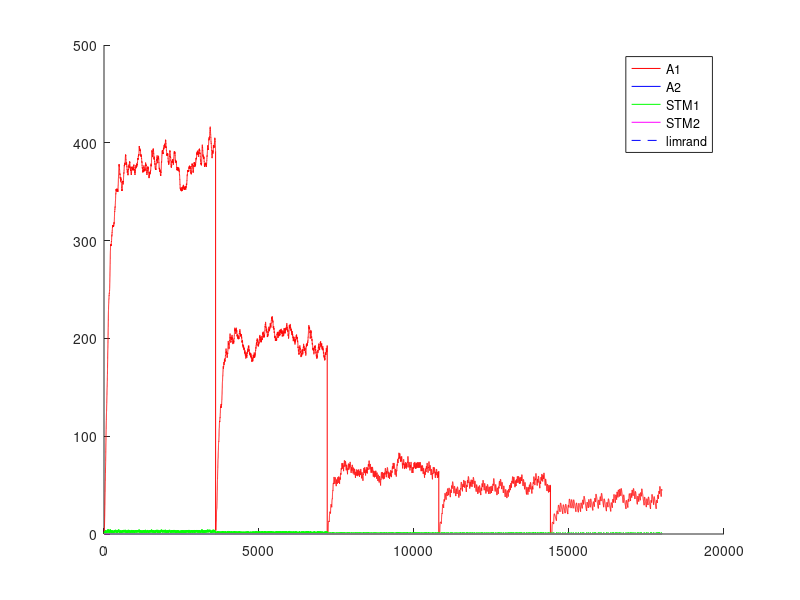

MATLAB code for this plot: (Note: this script raises an error after producing the figure.)
%% Experimento con Variable-Interval - VI - intervalo Variable
%% Existen multiples intancias de palanquelo (cada vez que realiza respuesta decide si realiza otra o no)
%% Luego que transcurre el intervalo, si el animal realiza una respuesta obtiene refuerzo.
%% Un trial dura 3600 segundos.
%% Una sesion 1 o 3 trial (seg´un la dinamica del animal)
%% 5 sesiones por Experimento. Cada sesion es un intervalo diferente.
%% 1 experimento
%% Tiempo para realizar un respuesta 1 segundo
%% 
%% La probabilidad de eleccion se ajusta al nivel de maxima frecuencia de palanqueo
%% 

close all
clc
clear

%% Matriz de pago 0 1 

%%% Se ajusto la apreciacion de las cantidades de refuerzo 
function rf = feel(pellets)
  rf=0;
  if (nargin~=0)
    rf=(12.8*(1-exp(-.25.* pellets.^(2))))+(12.8*(1-exp(-.5.* pellets)));
  else
    error ("Faltan parametros");
  endif
endfunction
%% 
%% 

%% INICIALIZATION
%%%%%% CONSTANTES DE SESIONES
Ntrial  =  1 ;   %% un trial de 3600 segundos
tTrial  =  3600; %% en segundos
tResp   =  1;    %% en segundos
tMuestreo = 0.25;%% en segundos
Nses    =  5 ;
Vi=[5,10,30,40,60]; %% valores medios de intervalos variables
Ntest   =  1;
limrand =  0.138;
saving  =  0.01 ;
%%%%%% CONSTANTES DE DECAIMIENTO
alpha = 1*tMuestreo;
beta  = 0.125*tMuestreo ;
gamma = 0.0067*tMuestreo;%0.025 ; 
delta = 1*tMuestreo;
%%%%%% INICIALIZACION
palanca = zeros(2,1);
Rf_1=0;
Rf_2=0;
A1=zeros(1,Ntest);
A2=zeros(1,Ntest);
stm_1=zeros(2,Ntest);
stm_2=zeros(2,Ntest);
d=1;

sesion = zeros(Nses,1);
trialXsesion = zeros(Nses,Ntrial);
terminal_sesion=zeros(Nses,1);
nb_resp = zeros(Nses,Ntest);
refuerzo = zeros(Nses,Ntest);
%contadorP1=0;
%contadorP2=0;
contadorI=0;

%% CALCULO DE AROUSAL MAXIMO
%% Iteraciones de respuesta refuerzo para encotnrar el STM medio
Nconfig=5; %% Tasa de respuesta de configuracion
%plot([1:0.01:20],(12.8*(1-exp(-.25.* [1:0.01:20].^(2))))+(12.8*(1-exp(-.5.* [1:0.01:20]))),'.k')
R1 = floor(feel(1)); %tiempo de refuezo para R
l1 = Nconfig/tMuestreo; % duracion entre trials
suma = 0; %suma es un valor necesaria para calcular max1 y min1
suma = alpha*R1 %% Refuerzo cada N respuestas
iter=100; %% numero de iteraciones para que converja el stm
max1 = 0; %maximum de stm1
min1 = 0; %minimum de stm1
for i = 1:iter 
  suma = (1-beta)^(Nconfig/tMuestreo)*suma;%% Instantes que decae el stm
  min1=suma;
  suma += alpha*R1; %Refuerzo
  max1=suma;
end
comp=.88;
S1 = (((max1-min1)*(comp*l1))/2)+min1*comp*l1; %calcul de la superficie del triangulo mas la de el rectangulo
stm_1_medio = S1/(l1);
A1max = (delta/gamma)*stm_1_medio;

%% INICIO DE LAS ITERATIONS
for l = 1:Ntest  %% TESTES
  Num=0;
  for k = 1:Nses  %% SESIONES (cambia el N)
    i=1;
    %duracion = [1,tTrial*ones(1,Ntrial)];
    
    contador = 1;
    %palanca(1)=randi(2);
    
    %% Agregar intervalo de refuerzos  %%
    intervalo=Vi(k);
    if k>1
      A1(Num+1,l)=saving*A1(Num,l);
      A2(Num+1,l)=saving*A2(Num,l);
      stm_1(Num+1,l)=0*stm_1(Num,l);
      stm_2(Num+1,l)=0*stm_2(Num,l); 
      %%% ELECCION DE LA PRIMERA PALANCA 
%      if A1(Num,1)>A2(Num,1)
%        palanca(2)=1;
%      else
%        palanca(2)=2;
%      end
    end       
    P1(i,k)=0.5;
    %P2(i,k)=0.5;
    for j=2:(Ntrial*tTrial/tMuestreo) %% Todos los trials juntos
      
      if contador == tResp/tMuestreo%duracion(i)
        contador = 1;
        i = i+1 ;
        J = j ;
        if (i==3605)
        aa=1;
        endif
        P1(i,k)=0.5*(1-exp(-(5*A1((j-1)+Num,l))/A1max))+0.5; %probabilidad en exponential
        
        a = rand ;
        %%% ELECCION DE LA PALANCA %%% Basicamente elige palanquear o no palanquear
        if (A1((j-1)+Num,l)<=limrand)&&(A2((j-1)+Num,l)<=limrand)
          palanca(i)=randi(2);
        elseif (A1((j-1)+Num,l)>=limrand)&&(A2((j-1)+Num,l)<=limrand)
          if a>=P1(i,k)
            palanca(i)=2;
          else
            palanca(i)=1;
          end
        elseif (A1((j-1)+Num,l)>A2((j-1)+Num,l))
          if a>=P1(i,k)
            palanca(i)=2;
          else
            palanca(i)=1;
          end
        end
        %%% REFUERZO %%%
        if (contadorI >= intervalo/tMuestreo)
          if (palanca(i)==1)
            Rfz=floor(feel(1));
            Rf_1 = Rfz;
            Rf_2 = 0;
            contadorI =1;
            dispe =.5; %% dispercion del 50% del valor de la intervalo
            intervalo = Vi(k)*(1 + dispe*(1-2*rand));
            refuerzo(k,l)++;
          else
          %contador++;
          contadorI++;
          Rf_1=0;
          Rf_2=0;
          endif
        else
        %contador++;
        contadorI++;
        Rf_1=0;
        Rf_2=0;
        endif
      else
        contador++;
        contadorI++;
        Rf_1=0;
        Rf_2=0;
      end
      stm_1(j+Num,l)=(1-beta)*stm_1((j-1)+Num,l)+alpha*Rf_1;
      stm_2(j+Num,l)=(1-beta)*stm_2((j-1)+Num,l)+alpha*Rf_2;
      A1(j+Num,l)=(1-gamma)*A1((j-1)+Num,l)+delta*stm_1(j+Num,l);
      A2(j+Num,l)=(1-gamma)*A2((j-1)+Num,l)+delta*stm_2(j+Num,l);
    end
    
    
    %%% CONTADOR DE A QUE J SE CAMBIA LA SESION
    %sesion(k-1,l)=j;
    sesion(k,l)=j+Num;
    %%% DEFINICION DE NUM
%    compteur = 0 ;
%    for i=1:length(A1(:,l))
%      if A1(i,l)~=0
%        compteur = compteur +1;
%      end
%    end
%    Num=compteur;
    Num = j+Num;
    Sizemat = length(A1);
    
    for j = 1:length(palanca)
      if palanca(j)==1
        %nb_coop(k-1,l)= nb_coop(k-1,l)+1;
        nb_resp(k,l)= nb_resp(k,l)+1;
      end
    end
  end
end


%%% PRUEBAS 
%%% ENCONTRA LA LONGITUD REAL DEL EXPERIMENTACION
nonnul = zeros(Ntest,1);
for k=1:Ntest
  for i=1:length(A1)
    if A1(i,k) ~= 0
      nonnul(k)=nonnul(k)+1;
    end
  end
end

%%% PRUEBA I _ PESO DE LA EXPERIMENTACION EN LA MEMORIA
porcent = 0;
for i = 1:Ntest
  if sum(A1(:,i)) > 10 * sum(A2(:,i))
    porcent = porcent +1;
  end
end

%%% PRUEBA II _ SI LA EXCITATION ALCANZA A SU MAXIMUM
maxima = zeros(Ntest,1);
for k = 1:Ntest
  if floor(max(A1(:,k))) == floor(max(max(A1))) 
    maxima(k) = maxima(k) +1;
  end
end

%%% PRUEBA III _ EN QUE SESION LA PALANCA GANA DE VERDAD
%ird = zeros(Ntest,1);
%for k = 1:Ntest
%  i=1;
%  while 1
%    if A1(nonnul(k)-i,k) < limrand
%      ird(k) = nonnul(k)-i+1;
%      break;
%    else
%      i=i+1;
%    end
%  end
%end
%
%%%% PRUEBA IV _ CONVIERTE J EN NUMERO DE SESION
%for k = 1:Ntest
%  i=1;
%  while 1
%    if ird(k) <= sum(sesion(1:i)+50)
%      ird(k)=i;
%      break;
%    else
%      i=i+1;
%    end
%  end
%end

%%% PRUEBA V _ PORCENTAJE DE COOPERACION POR SESION / EXPERIMENTO


%porcentaje_coop_sesion=zeros(Nses,Ntest);
%porcentaje_coop_experimento=zeros(Ntest,1);
%for k = 1:Ntest
%  porcentaje_coop_experimento(k)=sum(nb_coop(:,k))/(Ntrial*Nses)*100;
%end

%for i=1:Ntest
%  terminal_sesion(1,i)=sesion(1,i);
%  for j=2:Nses
%    terminal_sesion(j,i)=sesion(j,i)+terminal_sesion(j-1,i);
%  end
%end

%%% DEMOSTRACION 


%promedio_sesion=sum(ird)/Ntest
%porcent_10xsuperior_al_otra=porcent/Ntest * 100;
%cuanto_alcanzan_al_maxima=sum(maxima)/Ntest * 100;
%porcentaje_coop_experimento;
%porcentaje_coop_sesion=floor(nb_coop/Ntrial*100);

resp_por_segundos=nb_resp/length(palanca); %numero de respuestas dividido por el numero de respestas maximal posible




for i=1:Ntest
  figure
  hold on
  plot((1:Sizemat)*tMuestreo,A1(:,i),'r',(1:Sizemat)*tMuestreo,A2(:,i),'b',(1:Sizemat)*tMuestreo,stm_1(:,i),'g',(1:Sizemat)*tMuestreo,stm_2(:,i),'m',(1:Sizemat)*tMuestreo,limrand*ones(1,length([1:Sizemat])),'--b')
  legend("A1","A2","STM1","STM2","limrand");
  for j=1:Nses
    %plot(sesion(j,i)*ones(1,max(max(A1(:,i)))),(1:max(max(A1(:,i)))),'--k');
    h=plot((sesion(j,i).*tMuestreo)*ones(1,max(max(A1(:,i)))),(1:max(max(A1(:,i)))),'--k');
    set(h, "linewidth", 2);
    if j==1
      h=plot(1:sesion(j,i)/4,P1(:,j)'*A1max,'.-m');
    else
      h=plot(sesion(j-1,i)/4+1:sesion(j,i)/4,P1(:,j)'*A1max,'.-m');
    endif
  endfor
  plot((0:sesion(Nses,i))/4,A1max*ones(1,length(0:sesion(Nses,i))))
  hold off;
endfor

%% Maximos exitos por intervalo= 10-360 - 30-120 - 40-65 - 60-60 

color = 'rgbmkmrgbk';
figure
hold on
for i=1:Ntest
  plot(Vi,resp_por_segundos(:,i),'Color',color(i));
  title('Respuestas por segundos');
  xlabel('Interval');
  ylabel('Respuestas/segundos');
end
hold off


figure
hold on
for i=1:Ntest
  plot(refuerzo(:,i),resp_por_segundos(:,i),'Color',color(i));
  title('Respuestas y refuerzo');
  xlabel('Refuerzo');
  ylabel('Respuestas/segundos');
end
hold off

%%% probl�me de temps, pas le temps de d�croitre du coup red�marre plus
%%% haut CQFD
%%%% CASTIGO DE TIEMPO 
%%%% CUANTO VECES ELIGE COOPERATION
%%% Pour chaque session r�cup�rer le nombre de coop�ration et tracer la
%%% courbe correspondante 
